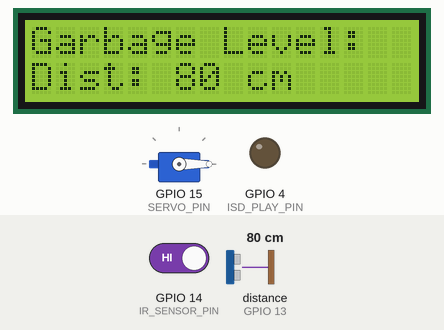
Simulated run of this sketch. Board: ESP32. Shown: servo, 16×2 character LCD, output pins drawn as LEDs (lit = HIGH). Wiring (inferred from the names in the program): ultrasonic range finder: trigger GPIO 12; echo GPIO 13. Inputs (shaded band) come from the test bench; at power-on: distance to the obstacle (sensor on GPIO 13) 80 cm, GPIO 14 (IR_SENSOR_PIN) HIGH. The echo pulse lasts 58.3 µs per cm; the modem accepts every AT command (registered, SIM ready, sends succeed) and sends nothing else; pins used as bus, display or sensor lines are not drawn; what the sketch prints to the serial monitor is not drawn.

Above: at 4.2 s.
4.3 s: distance to the obstacle (sensor on GPIO 13) set to 2 cm
At 5.8 s:
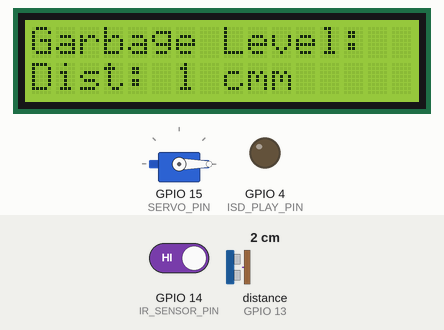
Timing chart, 0 to 7.3 s (numbered marks = the images above; inputs shaded):
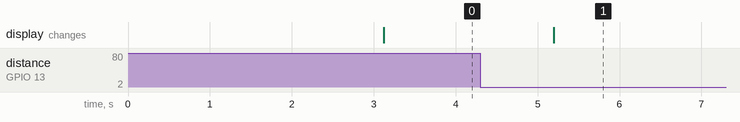

The sketch:

dustbinWithGSM.ino
```cpp
#include <WiFi.h>
#include <Wire.h>
#include <LiquidCrystal_I2C.h>
#include <HardwareSerial.h>
#include <ESP32Servo.h>  // Correct ESP32 Servo library

// Pin Definitions for ESP32
#define GSM_RX_PIN 16  // Define the RX pin for GSM (D16)
#define GSM_TX_PIN 17  // Define the TX pin for GSM (D17)

// Ultrasonic Sensor Pins
#define TRIG_PIN 12
#define ECHO_PIN 13

// IR Sensor Pin
#define IR_SENSOR_PIN 14

// Servo Motor Pin (Normal Servo)
#define SERVO_PIN 15

// ISD1820 Play Pin
#define ISD_PLAY_PIN 4  // Pin connected to Play pin of ISD1820

HardwareSerial gsmSerial(1);  // Create HardwareSerial instance for UART1
Servo dustbinServo;  // Servo instance

const String phoneNumber = "+919344189244";  // Replace with the receiver's phone number

// Initialize the LCD display (16x2, I2C address is typically 0x3F, but it could be 0x27)
LiquidCrystal_I2C lcd(0x27, 16, 2);  // Address 0x3F for a common 16x2 I2C LCD

// Ultrasonic sensor threshold (in cm)
const float FULL_BIN_THRESHOLD = 3; // 3 cm threshold for full bin
bool smsSent = false;  // Flag to prevent multiple SMS sending

void setup() {
  Serial.begin(115200);  // Start serial communication for debugging
  gsmSerial.begin(9600, SERIAL_8N1, GSM_RX_PIN, GSM_TX_PIN);  // GSM serial communication at 9600 baud

  // Initialize IR sensor pin with pull-up resistor
  pinMode(IR_SENSOR_PIN, INPUT_PULLUP);

  // Initialize servo
  dustbinServo.attach(SERVO_PIN);
  dustbinServo.write(0);  // Initially close the lid (0° corresponds to fully closed)

  // Initialize ISD1820 Play Pin
  pinMode(ISD_PLAY_PIN, OUTPUT);
  digitalWrite(ISD_PLAY_PIN, LOW);  // Ensure the ISD1820 is not playing initially

  // Initialize ultrasonic sensor
  pinMode(TRIG_PIN, OUTPUT);
  pinMode(ECHO_PIN, INPUT);

  // Initialize LCD display
  lcd.begin();  // Set the LCD to 16x2
  lcd.backlight();  // Turn on the backlight
  lcd.clear();  // Clear the LCD screen

  // Test communication with GSM module
  delay(1000);
  sendATCommand("AT", 2000);  // Send AT to check if GSM module is responding
  sendATCommand("AT+CMGF=1", 2000);  // Set SMS to text mode
}

void loop() {
  // Read IR sensor status
  bool personDetected = digitalRead(IR_SENSOR_PIN) == LOW;  // Assuming LOW means detection

  // Print IR sensor status to Serial Monitor
  Serial.print("IR Sensor Status: ");
  if (personDetected) {
    Serial.println("Person Detected!");
  } else {
    Serial.println("No Person Detected");
  }

  // Control the servo based on IR sensor status
  if (personDetected) {
    // Open the lid with a larger angle (e.g., 120 degrees or 150 degrees)
    dustbinServo.write(180);  // Open the lid more than 90° for wider opening

    // Play voice message when a person is detected
    digitalWrite(ISD_PLAY_PIN, HIGH);  // Trigger the ISD1820 to play the message
    delay(500);  // Keep the Play pin HIGH for a brief period (adjust as necessary)
    digitalWrite(ISD_PLAY_PIN, LOW);   // Stop playing the message
  } else {
    dustbinServo.write(0);  // Close the lid (0° corresponds to fully closed)
  }

  // Read Ultrasonic Sensor and calculate distance
  long totalDuration = 0;
  int numReadings = 5;

  // Take multiple readings to average the result
  for (int i = 0; i < numReadings; i++) {
    digitalWrite(TRIG_PIN, LOW);
    delayMicroseconds(2);
    digitalWrite(TRIG_PIN, HIGH);
    delayMicroseconds(10);
    digitalWrite(TRIG_PIN, LOW);

    long duration = pulseIn(ECHO_PIN, HIGH);
    totalDuration += duration;
  }

  // Average the duration readings
  long averageDuration = totalDuration / numReadings;
  long distance = (averageDuration / 2) / 29.1;  // Calculate distance in cm

  // Print Ultrasonic Sensor data to Serial Monitor
  Serial.print("Ultrasonic Sensor Distance: ");
  Serial.print(distance);
  Serial.println(" cm");

  // Display Ultrasonic Sensor data on LCD
  lcd.setCursor(0, 0);  // Set cursor to the first line
  lcd.print("Garbage Level:");
  lcd.setCursor(0, 1);  // Set cursor to the second line
  lcd.print("Dist: ");
  lcd.print(distance);
  lcd.print(" cm");

  // Check if the garbage bin is full
  if (distance <= FULL_BIN_THRESHOLD && !smsSent) {
    Serial.println("Garbage Bin Full!");
    sendSMS(phoneNumber, "Garbage bin is full!");  // Send SMS alert
    smsSent = true;  // Set flag to true so that SMS is not sent again
    delay(10000);  // Wait before checking again (to prevent multiple SMS)
  }

  // If garbage bin is not full, reset the SMS flag
  if (distance > FULL_BIN_THRESHOLD) {
    smsSent = false;  // Reset the flag when the bin is not full
  }

  delay(1000);  // Small delay for readability and better performance
}

// Send AT command to GSM module
void sendATCommand(String command, int timeout) {
  gsmSerial.println(command);  // Send the command to the GSM module
  unsigned long startMillis = millis();
  while (millis() - startMillis < timeout) {
    if (gsmSerial.available()) {
      String response = gsmSerial.readString();
      Serial.println("Response: " + response);  // Print the response from the GSM module
      return;
    }
  }
  Serial.println("No response received!");
}

// Function to send an SMS
void sendSMS(String phoneNumber, String message) {
  Serial.println("Sending SMS...");

  // Send the SMS command and recipient's phone number
  gsmSerial.print("AT+CMGS=\"");
  gsmSerial.print(phoneNumber);
  gsmSerial.println("\"");  // Ending the phone number part

  delay(1000);  // Wait for the module to be ready

  // Send the message
  gsmSerial.println(message);

  // Send the CTRL+Z (ASCII code 26) to send the message
  gsmSerial.write(26);  // ASCII code for CTRL+Z (end of message)
  delay(2000);  // Wait for the SMS to be sent
}
```

Measured:
- after the input at 4.3 s, the display: changes after 0.90 s (image 1)
